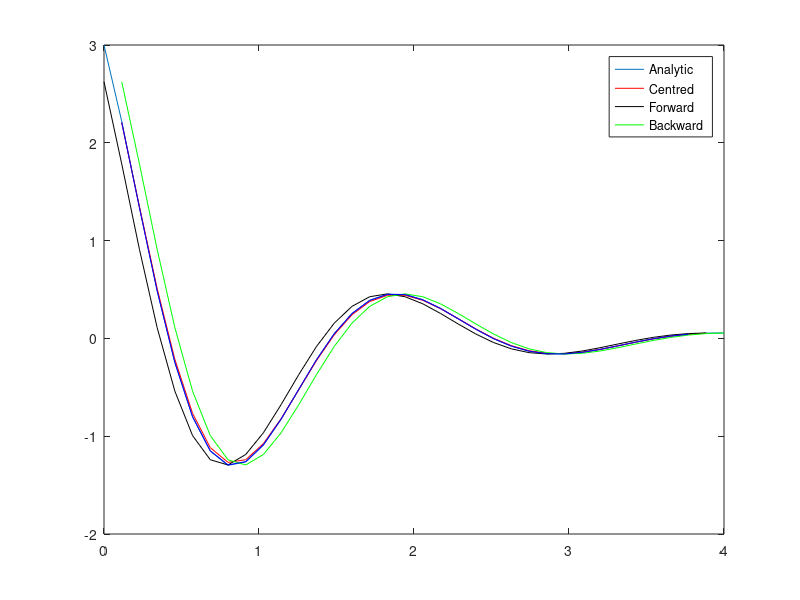
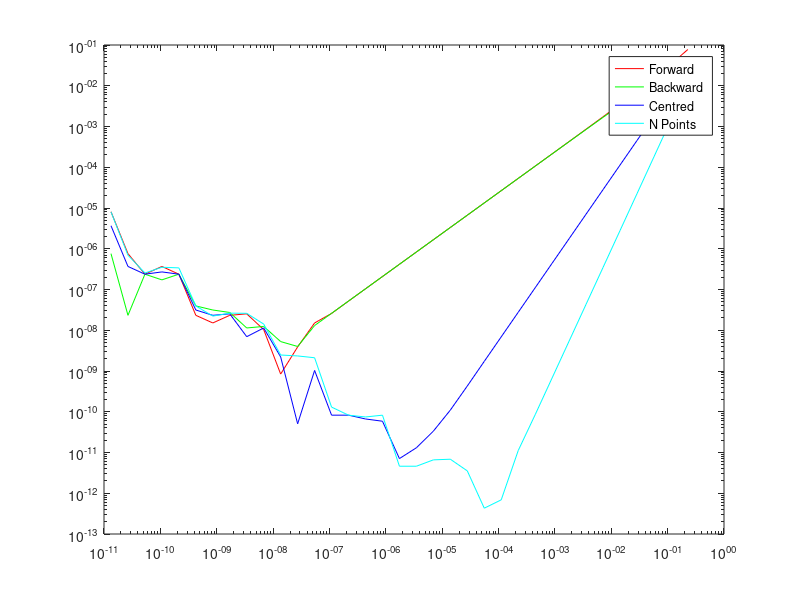

These charts were generated, in order, by the following MATLAB code:
%%%%%%%%%%%%%%%%%%%%%%%%%%%%%%%%%%%%%%%%%%%%%%%%%%%%%%%%%%%%%%%%%%%%%%%%%%%%%%%%
%                    Métodos Numéricos Avanzados                               %
%                             2C 2021                                          %
%%%%%%%%%%%%%%%%%%%%%%%%%%%%%%%%%%%%%%%%%%%%%%%%%%%%%%%%%%%%%%%%%%%%%%%%%%%%%%%%
%    Este script evalúa la diferrencia entre la derivada obtenida por MDF y la %
%    exacta, en función del tamaño del paso de discretización.                 %
%                                                                              % 
%    Se evalúa un esquema progresivo (Fordward) , regresivo (Backward)         %
%    y centrado.                                                               %
%%%%%%%%%%%%%%%%%%%%%%%%%%%%%%%%%%%%%%%%%%%%%%%%%%%%%%%%%%%%%%%%%%%%%%%%%%%%%%%%
clear all ; close all; clc

# Funcion a calcular su derivada
function y = Fun(x)
  y = exp(-x).*sin(3*x); 
endfunction  

# La derivada analitica de la funcion Fun
function y = dFun(x)
  y = -exp(-x).*sin(3*x)+ 3*exp(-x).*cos(3*x); 
endfunction  

xmax=4;
Ni=35;  % Nodos Internos

x = linspace(0, xmax, Ni+1);   # Genera n puntos equispaciados en el intervalo [xmax, Ni+1] 
F = Fun(x); 
h = x(2) - x(1);               # Defino el paso

# Metodo de las Diferencias Centradas
xCentral   = x(2:end-1);
dFCenteral = (F(3:end) - F(1:end-2))  / (2*h); # (f(n+1) - f(n-1))/2

# Metodo de las Diferencias Progresivas
xForward   = x(1:end-1);
dFForward  = (F(2:end)  - F(1:end-1)) / h;

# Metodo de las Diferencias Regresivas
xBackward  = x(2:end);
dFBackward = (F(2:end) - F(1:end-1))  / h;

# Metodo de las Diferencias de N puntos
# Aca pongo los valores de alpha, beta, gamma, etc.. pero sin el h!
a = -1/3;
b = -1/2;
c = 1;
d = -1/6;

xNPoints  = x(2:end-2); # a*f(n-1) + b*f(n) + c*f(n+1) + d*f(n+2)
dFNPoints = (a*F(1:end-3)+ b*F(2:end-2) + c*F(3:end-1) + d*F(4:end))/h; # Aca pongo la aprox a la derivada que obtuve en el ejercicio

# Start Plot
plot(x, dFun(x));
hold on
plot(xCentral ,  dFCenteral ,  'r');
plot(xForward ,  dFForward  ,  'k');
plot(xBackward,  dFBackward ,  'g');
plot(xNPoints ,  dFNPoints  ,  'b');
legend('Analytic',  'Centred',  'Forward',  'Backward')
hold off;
# End Plot




###### Empiezo grafico para el Plot del Error

# Aproxima la derivada para un x0 dado, para diferentes pasos.
x0       = 2;
dh       = 2*xmax / Ni;
F0       = Fun(x0);
dF0      = dFun(x0);
Fordward = [];
Backward = [];
Centred  = [];
NPoints  = [];
hh       = 2*dh;
h        = [];

fprintf('      h,       Analitica   ,    Fordward   ,   Backward   ,    Centred\n')

for i=1:Ni;
    hh = hh / 2; # Pruebo la aproximacion para distintos pasos
    
    # Defino numeradores de las aproximaciones
    fw = ( Fun(x0 + hh) - F0           ); # progresiva
    fb = ( F0           - Fun(x0 - hh) ); # regresiva
    fc = ( Fun(x0 + hh) - Fun(x0 - hh) ); # centrada
    fp = (a * Fun(x0-hh) + b * F0 + c * Fun(x0+hh) + d * Fun(x0+2*hh) )
    # Defino el error tomando numeradores de arriba y sus denominadores
    # Comparando contra la derivada exacta
    Fordward = [Fordward abs((fw/hh     - dF0))]; # progresiva
    Backward = [Backward abs((fb/hh     - dF0))]; # regresiva
    Centred  = [Centred abs((fc/(2*hh)  - dF0))]; # centrada
    
    NPoints  = [NPoints abs(fp/hh-dF0)];
    
    h = [h hh];
    fprintf(
      ' %1.6e, %1.6e, %1.6e, %1.6e, %1.6e\n',
      hh, 
      dF0,
      abs((fw / hh - dF0)     / dF0),
      abs((fb / hh - dF0)     / dF0), 
      abs((fc / (2*hh) - dF0) / dF0)
    )
endfor

figure 2, loglog(h, Fordward, '-r',h,  Backward, '-g', h, Centred, '-b',h,NPoints, '-c');
legend('Forward','Backward', 'Centred', 'N Points')